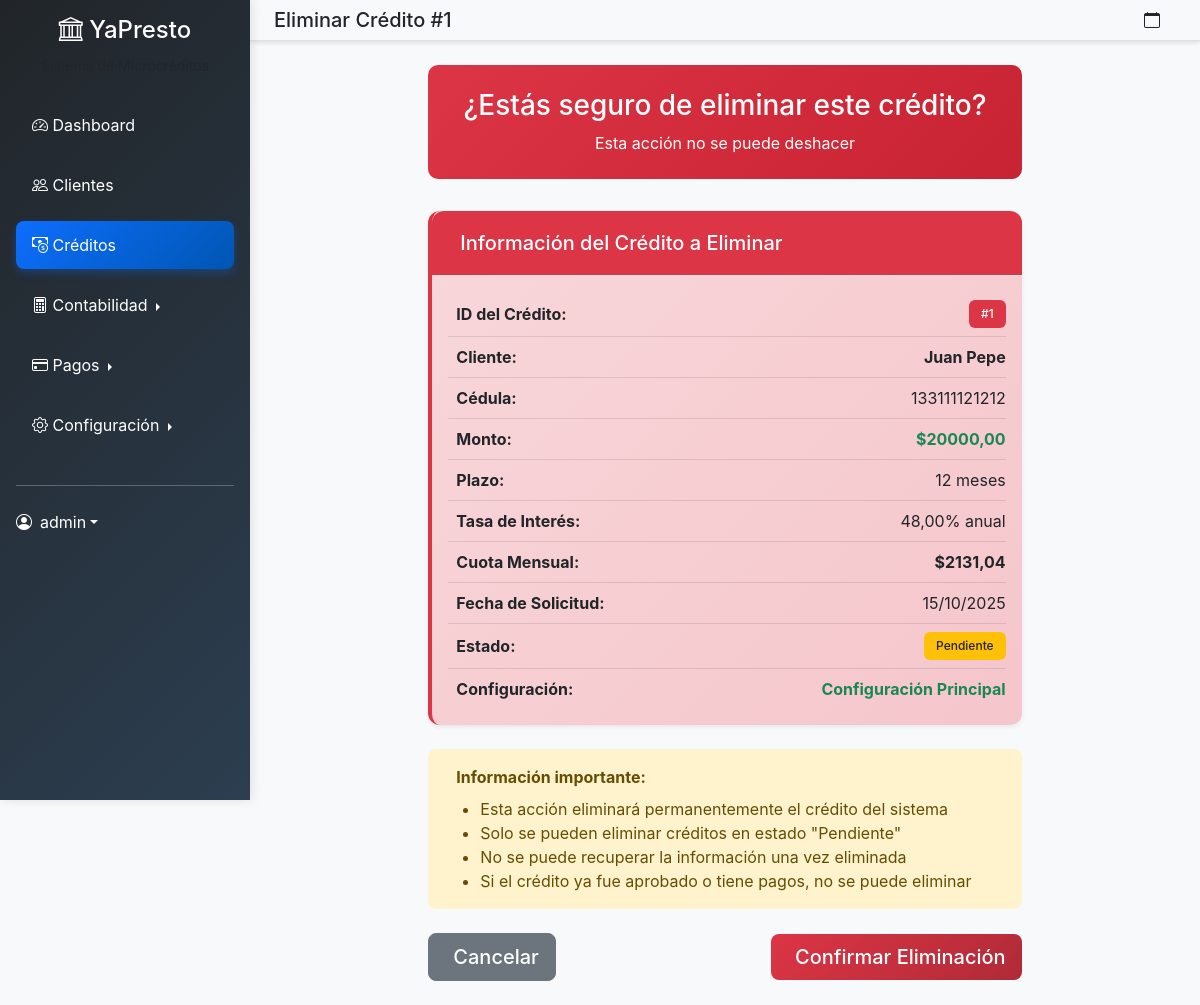
/prestamos/1/eliminar/ (signed in), run on the app's committed database.
### microcreditos/models.py (models this page shows, shortened)
class Prestamo(models.Model):
    ESTADO_CHOICES = [
        ('pendiente', 'Pendiente'),
        ('aprobado', 'Aprobado'),
        ('rechazado', 'Rechazado'),
        ('activo', 'Activo'),
        ('completado', 'Completado'),
        ('vencido', 'Vencido'),
    ]
    TIPO_CHOICES = [
        ('personal', 'Personal'),
        ('comercial', 'Comercial'),
        ('emergencia', 'Emergencia'),
    ]
    cliente = models.ForeignKey(Cliente, on_delete=models.CASCADE, related_name='prestamos')
    configuracion_credito = models.ForeignKey('ConfiguracionCredito', on_delete=models.PROTECT, null=True, blank=True, help_text="Configuración de crédito utilizada")
    monto = models.DecimalField(max_digits=10, decimal_places=2)
    tasa_interes = models.DecimalField(max_digits=5, decimal_places=2, default=Decimal('15.00'))
    plazo_meses = models.IntegerField()
    cuota_mensual = models.DecimalField(max_digits=10, decimal_places=2)
    tipo = models.CharField(max_length=15, choices=TIPO_CHOICES, default='personal')
    estado = models.CharField(max_length=15, choices=ESTADO_CHOICES, default='pendiente')
    fecha_solicitud = models.DateTimeField(default=timezone.now)
    fecha_aprobacion = models.DateTimeField(null=True, blank=True)
    fecha_vencimiento = models.DateField(null=True, blank=True)
    garantia = models.TextField(blank=True)
    observaciones = models.TextField(blank=True)
    class Meta:
        verbose_name_plural = "Préstamos"

class Cliente(models.Model):
    ESTADO_CHOICES = [
        ('activo', 'Activo'),
        ('inactivo', 'Inactivo'),
        ('moroso', 'Moroso'),
    ]
    usuario = models.OneToOneField(User, on_delete=models.CASCADE, null=True, blank=True)
    nombre = models.CharField(max_length=100)
    apellido = models.CharField(max_length=100)
    cedula = models.CharField(max_length=20, unique=True)
    telefono = models.CharField(max_length=15)
    email = models.EmailField()
    direccion = models.TextField()
    fecha_nacimiento = models.DateField()
    estado = models.CharField(max_length=10, choices=ESTADO_CHOICES, default='activo')
    score_crediticio = models.IntegerField(default=500)
    fecha_registro = models.DateTimeField(default=timezone.now)
    avatar = models.ImageField(upload_to='avatars/', null=True, blank=True)
    @property
    def nombre_completo(self):
        return f"{self.nombre} {self.apellido}"
    class Meta:
        verbose_name_plural = "Clientes"

class ConfiguracionCredito(models.Model):
    TIPO_CALCULO_CHOICES = [
        ('estandar', 'Estándar'),
        ('frances', 'Francés'),
        ('aleman', 'Alemán'),
        ('americano', 'Americano'),
    ]
    nombre = models.CharField(max_length=200, default="Configuración Principal")
    descripcion = models.TextField(blank=True, help_text="Descripción de esta configuración de crédito")
    interes_anual = models.DecimalField(
        max_digits=5,
        decimal_places=2,
        default=Decimal('15.00'),
        help_text="Tasa de interés anual en porcentaje (ej: 15.00 para 15%)"
    )
    numero_periodos_defecto = models.IntegerField(
        default=12,
        help_text="Número de períodos (cuotas) por defecto para nuevos préstamos"
    )
    pagos_extra_permitidos = models.BooleanField(
        default=True,
        help_text="Permitir pagos adicionales al monto de la cuota"
    )
    tipo_calculo = models.CharField(
        max_length=20,
        choices=TIPO_CALCULO_CHOICES,
        default='estandar',
        help_text="Método de cálculo de cuotas"
    )
    monto_minimo = models.DecimalField(
        max_digits=10,
        decimal_places=2,
        default=Decimal('1000.00'),
        help_text="Monto mínimo de préstamo"
    )
    monto_maximo = models.DecimalField(
        max_digits=10,
        decimal_places=2,
        default=Decimal('100000.00'),
        help_text="Monto máximo de préstamo"
    )
    periodos_minimos = models.IntegerField(
        default=1,
        help_text="Número mínimo de períodos (cuotas)"
    )
    periodos_maximos = models.IntegerField(
        default=60,
        help_text="Número máximo de períodos (cuotas)"
    )
    comision_apertura = models.DecimalField(
        max_digits=5,
        decimal_places=2,
        default=Decimal('0.00'),
        help_text="Comisión de apertura en porcentaje"
    )
    gastos_administrativos = models.DecimalField(
        max_digits=8,
        decimal_places=2,
        default=Decimal('0.00'),
        help_text="Gastos administrativos fijos"
    )
    activa = models.BooleanField(
        default=True,
        help_text="Configuración activa en el sistema"
    )
    fecha_creacion = models.DateTimeField(default=timezone.now)
    fecha_modificacion = models.DateTimeField(auto_now=True)
    creado_por = models.ForeignKey(User, on_delete=models.CASCADE, related_name='configuraciones_credito')
    class Meta:
        verbose_name = "Configuración de Crédito"
        verbose_name_plural = "Configuraciones de Crédito"
        ordering = ['-activa', '-fecha_modificacion']

### microcreditos/views.py (the view)
# urls.py: path('prestamos/<int:pk>/eliminar/', views.eliminar_prestamo, name='eliminar_prestamo'),
@login_required
def eliminar_prestamo(request, pk):
    prestamo = get_object_or_404(Prestamo, pk=pk)
    if prestamo.estado not in ['pendiente']:
        messages.error(request, 'Solo se pueden eliminar préstamos en estado pendiente.')
        return redirect('microcreditos:detalle_prestamo', pk=prestamo.pk)
    if request.method == 'POST':
        cliente_nombre = prestamo.cliente.nombre_completo
        prestamo.delete()
        messages.success(request, f'Préstamo de {cliente_nombre} eliminado exitosamente.')
        return redirect('microcreditos:lista_prestamos')
    context = {
        'prestamo': prestamo,
        'titulo': f'Eliminar Crédito #{prestamo.pk}'
    }
    return render(request, 'microcreditos/confirmar_eliminar_prestamo.html', context)

### accounts/models.py (called while the page is built)
    def es_administrador(self):
        return self.rol == 'administrador'

### templates/microcreditos/confirmar_eliminar_prestamo.html (shortened to what this page needs)
{% extends 'dashboard_base.html' %}
{% load static %}
{% block page_title %}{{ titulo }}{% endblock %}
{% block dashboard_content %}
<div class="row justify-content-center">
    <div class="col-lg-8">
        <div class="delete-warning">
            <h3>¿Estás seguro de eliminar este crédito?</h3>
            <p class="mb-0">Esta acción no se puede deshacer</p>
        </div>
        <div class="card shadow-sm warning-card">
            <div class="card-header bg-danger text-white">
                <h5 class="mb-0">
                    Información del Crédito a Eliminar
                </h5>
            </div>
            <div class="card-body">
                <div class="info-item">
                    <span><strong>ID del Crédito:</strong></span>
                    <span class="badge bg-danger">#{{ prestamo.pk }}</span>
                </div>
                <div class="info-item">
                    <span><strong>Cliente:</strong></span>
                    <span class="fw-bold">{{ prestamo.cliente.nombre_completo }}</span>
                </div>
                <div class="info-item">
                    <span><strong>Cédula:</strong></span>
                    <span>{{ prestamo.cliente.cedula }}</span>
                </div>
                <div class="info-item">
                    <span><strong>Monto:</strong></span>
                    <span class="fw-bold text-success">${{ prestamo.monto|floatformat:2 }}</span>
                </div>
                <div class="info-item">
                    <span><strong>Plazo:</strong></span>
                    <span>{{ prestamo.plazo_meses }} meses</span>
                </div>
                <div class="info-item">
                    <span><strong>Tasa de Interés:</strong></span>
                    <span>{{ prestamo.tasa_interes }}% anual</span>
                </div>
                <div class="info-item">
                    <span><strong>Cuota Mensual:</strong></span>
                    <span class="fw-bold">${{ prestamo.cuota_mensual|floatformat:2 }}</span>
                </div>
                <div class="info-item">
                    <span><strong>Fecha de Solicitud:</strong></span>
                    <span>{{ prestamo.fecha_solicitud|date:"d/m/Y" }}</span>
                </div>
                <div class="info-item">
                    <span><strong>Estado:</strong></span>
                    <span class="badge bg-warning text-dark">{{ prestamo.get_estado_display }}</span>
                </div>
                {% if prestamo.configuracion_credito %}
                <div class="info-item">
                    <span><strong>Configuración:</strong></span>
                    <span class="text-success fw-bold">{{ prestamo.configuracion_credito.nombre }}</span>
                </div>
                {% endif %}
            </div>
        </div>
        <div class="alert alert-warning mt-4">
            <strong>Información importante:</strong>
            <ul class="mb-0 mt-2">
                <li>Esta acción eliminará permanentemente el crédito del sistema</li>
                <li>Solo se pueden eliminar créditos en estado "Pendiente"</li>
                <li>No se puede recuperar la información una vez eliminada</li>
                <li>Si el crédito ya fue aprobado o tiene pagos, no se puede eliminar</li>
            </ul>
        </div>
        <div class="d-flex justify-content-between align-items-center mt-4">
            <a href="{% url 'microcreditos:detalle_prestamo' prestamo.pk %}"
               class="btn btn-secondary btn-lg">
                Cancelar
            </a>
            <form method="post" style="display: inline;">
                <button type="submit"
                        class="btn btn-danger btn-lg"
                        onclick="return confirm('¿Estás completamente seguro? Esta acción no se puede deshacer.')">
                    Confirmar Eliminación
                </button>
            </form>
        </div>
    </div>
</div>
{% endblock %}

### templates/dashboard_base.html (shortened to what this page needs)
{% extends 'base.html' %}
{% load static %}
{% block content %}
<div class="d-flex dashboard-layout">
    <nav class="sidebar bg-dark text-white p-3" style="width: 250px; min-height: 100vh;">
        <div class="text-center mb-4">
            <h4><i class="bi bi-bank"></i> YaPresto</h4>
            <small class="text-muted">Sistema de Microcréditos</small>
        </div>
        <ul class="nav nav-pills flex-column">
            <li class="nav-item mb-2">
                <a href="{% url 'microcreditos:dashboard' %}" class="nav-link text-white {% if request.resolver_match.url_name == 'dashboard' %}active{% endif %}">
                    <i class="bi bi-speedometer2"></i> Dashboard
                </a>
            </li>
            <li class="nav-item mb-2">
                <a href="{% url 'microcreditos:lista_clientes' %}" class="nav-link text-white {% if 'cliente' in request.resolver_match.url_name %}active{% endif %}">
                    <i class="bi bi-people"></i> Clientes
                </a>
            </li>
            <li class="nav-item mb-2">
                <a href="{% url 'microcreditos:lista_prestamos' %}" class="nav-link text-white {% if 'prestamo' in request.resolver_match.url_name %}active{% endif %}">
                    <i class="bi bi-cash-coin"></i> Créditos
                </a>
            </li>
            <li class="nav-item mb-2">
                <div class="dropdown dropend">
                    <a href="#" class="nav-link text-white dropdown-toggle {% if 'contabilidad' in request.resolver_match.url_name or 'diario' in request.resolver_match.url_name %}active{% endif %}"
                       data-bs-toggle="dropdown" aria-expanded="false">
                        <i class="bi bi-calculator"></i> Contabilidad
                    </a>
                </div>
            </li>
            <li class="nav-item mb-2">
                <div class="dropdown dropend">
                    <a href="#" class="nav-link text-white dropdown-toggle {% if 'pago' in request.resolver_match.url_name %}active{% endif %}"
                       data-bs-toggle="dropdown" aria-expanded="false">
                        <i class="bi bi-credit-card"></i> Pagos
                    </a>
                </div>
            </li>
            {% if user.perfil.es_administrador %}
            <li class="nav-item mb-2">
                <div class="dropdown dropend">
                    <a href="#" class="nav-link text-white dropdown-toggle {% if 'configuracion' in request.resolver_match.url_name %}active{% endif %}"
                       data-bs-toggle="dropdown" aria-expanded="false">
                        <i class="bi bi-gear"></i> Configuración
                    </a>
                </div>
            </li>
            {% endif %}
        </ul>
        <hr class="my-4">
        <div class="dropdown">
            <a href="#" class="d-flex align-items-center text-white text-decoration-none dropdown-toggle" data-bs-toggle="dropdown">
                <i class="bi bi-person-circle me-2"></i>
                {{ user.username }}
            </a>
        </div>
    </nav>
    <main class="flex-grow-1">
        <nav class="navbar navbar-light bg-light border-bottom px-4">
            <div class="d-flex align-items-center">
                <h5 class="mb-0">{% block page_title %}Dashboard{% endblock %}</h5>
            </div>
            <div class="d-flex align-items-center">
                <span class="me-3">
                    <i class="bi bi-calendar"></i> {{ "now"|date:"d/m/Y H:i" }}
                </span>
            </div>
        </nav>
        <div class="p-4">
            {% block dashboard_content %}{% endblock %}
        </div>
    </main>
</div>
{% endblock %}

### static/css/style.css (style rules this page uses)
:root { --primary-color: #0d6efd; --secondary-color: #6c757d; --success-color: #198754; --warning-color: #ffc107; --danger-color: #dc3545; --info-color: #0dcaf0; --light-color: #f8f9fa; --dark-color: #212529; --sidebar-bg: #343a40; --border-color: #dee2e6; }
* { box-sizing: border-box; }
html, body { margin: 0; padding: 0; width: 100%; overflow-x: hidden; }
body { font-family: 'Inter', -apple-system, BlinkMacSystemFont, 'Segoe UI', sans-serif; background-color: #f8f9fa; }
.sidebar { background: linear-gradient(135deg, var(--dark-color) 0%, #2c3e50 100%); box-shadow: 2px 0 10px rgba(0,0,0,0.1); min-height: 100vh; position: fixed; z-index: 1000; }
.sidebar .nav-link { color: rgba(255,255,255,0.8); padding: 12px 16px; border-radius: 8px; margin-bottom: 4px; transition: all 0.3s ease; }
.sidebar .nav-link.active { background: linear-gradient(135deg, var(--primary-color) 0%, #0056b3 100%); color: white; box-shadow: 0 4px 8px rgba(13, 110, 253, 0.3); }
.dashboard-layout main { margin-left: 250px; }
.navbar { box-shadow: 0 2px 4px rgba(0,0,0,0.1); }
.card { border: none; border-radius: 12px; box-shadow: 0 2px 12px rgba(0,0,0,0.08); transition: all 0.3s ease; }
.card-header { background: white; border-bottom: 1px solid var(--border-color); border-radius: 12px 12px 0 0 !important; padding: 1.25rem; }
.btn { border-radius: 8px; font-weight: 500; padding: 0.5rem 1rem; transition: all 0.3s ease; }
.btn-danger { background: linear-gradient(135deg, var(--danger-color) 0%, #b02a37 100%); border: none; }
.badge { font-weight: 500; padding: 0.5rem 0.75rem; border-radius: 6px; }
.alert { border-radius: 8px; border: none; padding: 1rem 1.25rem; }

### templates/microcreditos/confirmar_eliminar_prestamo.html (style rules this page uses)
.warning-card { border-left: 4px solid #dc3545; background: linear-gradient(135deg, #f8d7da, #f5c6cb); }
.info-item { display: flex; justify-content: space-between; align-items: center; padding: 0.5rem 0; border-bottom: 1px solid rgba(0,0,0,0.1); }
.info-item:last-child { border-bottom: none; }
.delete-warning { background: linear-gradient(135deg, #dc3545, #c82333); color: white; border-radius: 10px; padding: 1.5rem; text-align: center; margin-bottom: 2rem; }

### data on the page
Prestamo: pk "1", cliente.nombre_completo "Juan Pepe", cliente.cedula "133111121212", monto "20000,00", plazo_meses "12", tasa_interes "48,00", cuota_mensual "2131,04", fecha_solicitud "15/10/2025", estado "Pendiente", configuracion_credito.nombre "Configuración Principal"

### other printed values
{{ user.username }} "admin"
{{ titulo }} "Eliminar Crédito #1"
